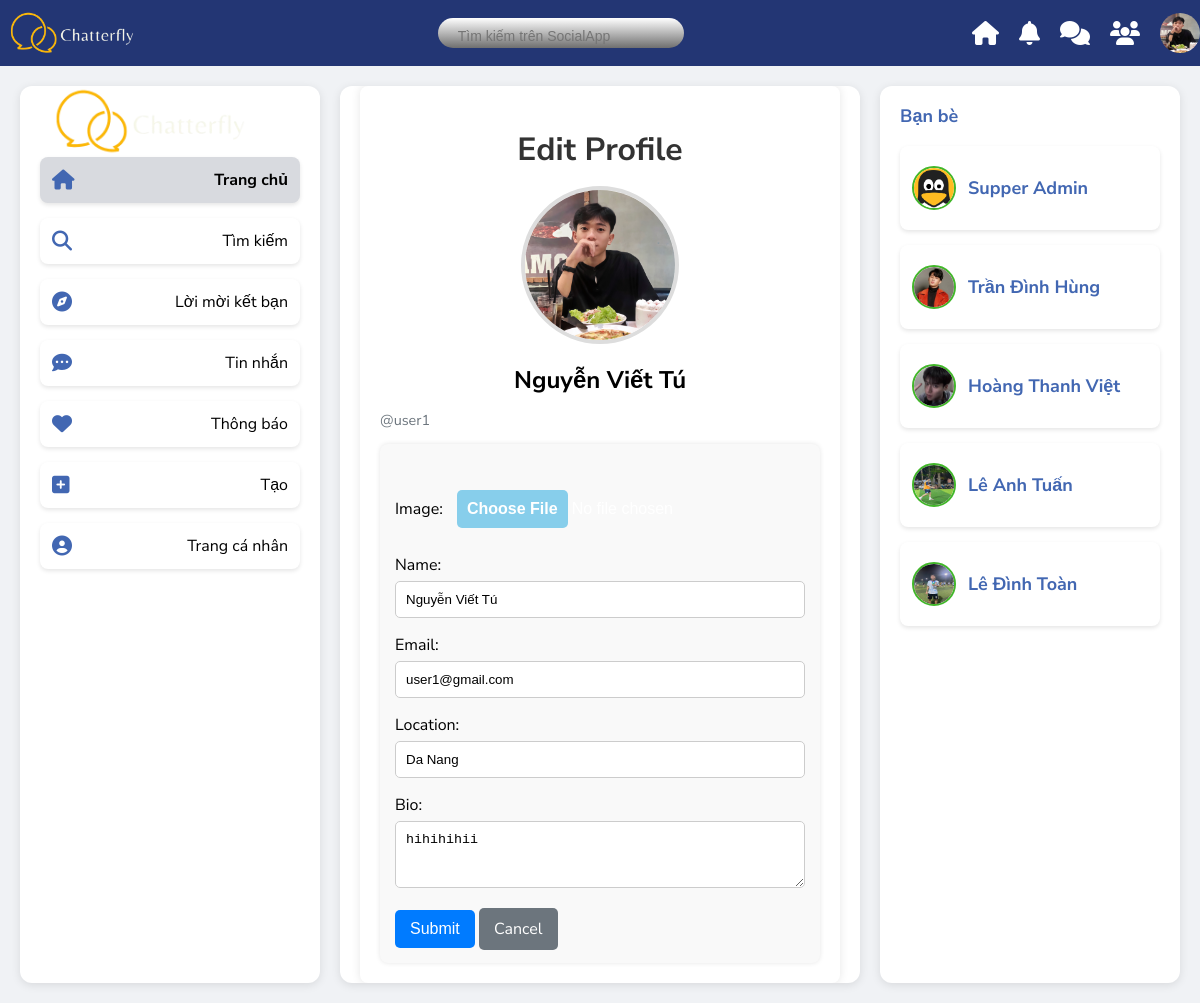
/profile/edit (signed in), run on the app's committed database.
### a_users/models.py (models this page shows, shortened)
class Profile(models.Model):
    user = models.OneToOneField(User, on_delete=models.CASCADE)
    image = models.ImageField(upload_to='avatars/', default='avt.jpg', null=True, blank=True)
    realname = models.CharField(max_length=20, null=True, blank=True)
    email = models.EmailField(unique=True, null=True)
    location = models.CharField(max_length=20, null=True, blank=True)
    bio = models.TextField(null=True, blank=True)
    created = models.DateTimeField(auto_now_add=True)
    @property
    def avatar(self):
        try:
            avatar = self.image.url
        except:
            avatar = static('images/avt.jpg')
        return avatar
    @property
    def name(self):
        if self.realname:
            name = self.realname
        else:
            name = self.user.username
        return name

### a_users/views.py (the view)
# urls.py: path('profile/edit', profile_edit_page, name='profile-edit'),
@login_required(login_url='/accounts/login/')
def profile_edit_page(request):
    form = ProfileForm(instance=request.user.profile)
    if request.method == 'POST':
        form = ProfileForm(request.POST, request.FILES, instance=request.user.profile)
        if form.is_valid():
            form.save()
    template = 'a_users/edit_profile.html'
    return render(request, template, {'form':form})

### a_users/forms.py
class ProfileForm(ModelForm):
    class Meta:
        model = Profile
        exclude = ['user']
        labels = {
            'realname' : 'Name'
        }
        widgets = {
            'image': forms.FileInput(),
            'bio' : forms.Textarea(attrs={'rows':3})
        }

### a_users/context_processors.py (called while the page is built)
def friends_context(request):
    if request.user.is_authenticated:
        try:
            friend_list = FriendList.objects.get(user=request.user)
            friend_ids = friend_list.friends.values_list('id', flat=True)
            users = User.objects.all()
        except FriendList.DoesNotExist:
            friend_ids = []
            users = []
    else:
        friend_ids = []
        users = []
    return {
        'users': users,
        'friend_ids': friend_ids,
    }

### templates/a_users/edit_profile.html (shortened to what this page needs)
{% extends "includes/layouts/a.html" %}
{% block content %}
<div class="containe mt-4">
    <h1 class="mb-3 text-center">Edit Profile</h1>
    <div class="text-center">
        <img id="avatar" class="rounded-circle img-thumbnail mb-3" src="{{ user.profile.avatar }}" width="150" height="150" />
        <div>
            <h2 id="realname">{{ user.profile.name }}</h2>
            <p class="text-muted">@{{ user.username }}</p>
        </div>
    </div>
    <form method="POST" enctype="multipart/form-data" class="mt-4">
        <div class="mb-3">
            {{ form.as_p }}
        </div>
        <button type="submit" class="btn btn-primary">Submit</button>
        <a class="btn btn-secondary ms-2" href="{{ request.META.HTTP_REFERER }}">Cancel</a>
    </form>
</div>
{% endblock %}

### templates/includes/layouts/a.html (shortened to what this page needs)
{% extends "base.html" %}
{% block layout %}
{% load static %}
<div class="container">
    <div class="sidebar left-sidebar">
        <div class="logo"><img src="{% static 'images/ChatLogo.png' %}" alt=""></div>
        <ul>
            <li class="menu-item active" data-page="home" onclick="window.location.href='{% url 'home' %}'"><i
                    class="fas fa-home"></i> Trang chủ</li>
            <li class="menu-item" data-page="search" onclick="window.location.href='{% url 'user_list' %}'"><i
                    class="fas fa-search"></i> Tìm kiếm</li>
            <li class="menu-item" data-page="explore" onclick="window.location.href='{% url 'pending_requests' %}'"><i
                    class="fas fa-compass"></i> Lời mời kết bạn</li>
            <li class="menu-item" data-page="messages" onclick="window.location.href='{% url 'listroom_private' %}'"><i
                    class="fas fa-comment-dots"></i> Tin nhắn</li>
            <li class="menu-item" data-page="notifications"><i class="fas fa-heart"></i> Thông báo</li>
            <li class="menu-item" data-page="create" onclick="window.location.href='{% url 'post-create' %}'"><i
                    class="fas fa-plus-square"></i> Tạo</li>
            <li class="menu-item" data-page="profile" onclick="window.location.href='{% url 'profile' %}'"><i
                    class="fas fa-user-circle"></i> Trang cá nhân</li>
        </ul>
    </div>
    <div class="main-content">
        <div id="content-area">
            {%block content%}
            {%endblock%}
        </div>
    </div>
    <div class="sidebar right-sidebar">
        <h3>Bạn bè</h3>
        <ul>
            {% for user in users %}
            {% if user.id in friend_ids %}
            <li onclick="window.location.href='{% url 'private_chat_room' user.username %}'">
                <div>
                    <img src="{{ user.profile.avatar }}" alt="{{ user.username }}">
                    <div>
                        <h3>{{ user.profile.name }}</h3>
                    </div>
                </div>
            </li>
            {% endif %}
            {% endfor %}
        </ul>
    </div>
</div>
{% endblock layout %}

### templates/includes/header.html (shortened to what this page needs)
    {% load static %}
    <div class="header">
        <div class="logo"><img src="{% static 'images/ChatLogo.png' %}" alt=""></div>
        <div class="search-bar">
            <div class="InputContainer">
                <input class="input" type="text" placeholder="Tìm kiếm trên SocialApp">
            </div>
        </div>
        <div class="right-section">
            <div class="nav-links">
                <a href="{% url 'home' %}"><i class="fas fa-home"></i></a>
                <a href=""><i class="fas fa-bell"></i></a>
                <a href="{% url 'listroom_private' %}"><i class="fas fa-comments"></i></a>
                <a href="{% url 'friend_list' %}"><i class="fas fa-users"></i></a>
            </div>
            {% if user.is_authenticated %}
            <div class="avatar">
                {% if user.profile.image %}
                    <img src="{{ user.profile.image.url }}" alt="Avatar">
                {% else %}
                    <img src="/static/avt.jpg" alt="Default Avatar">
                {% endif %}
            </div>
        {% else %}
            <div>
                <a href="{% url 'account_login' %}">Log In</a>
                <a href="{% url 'account_signup' %}">Sign Up</a>
            </div>
        {% endif %}
        </div>
    </div>

### templates/includes/header.html (style rules this page uses)
body { margin: 0; }
.header { background-color: #233674; color: white; padding: 10px 0px; display: flex; align-items: center; justify-content: space-between; width: 100%; }
.header .logo { display: flex; align-items: center; gap: 10px; }
.header .logo img { width: 150px; object-fit: contain; }
.header .search-bar { flex: 0.3; display: flex; align-items: center; }
.header .search-bar .InputContainer { width: 100%; height: 30px; display: flex; align-items: center; background: linear-gradient(to bottom, #ffffff, #6f6f6f); border-radius: 15px; padding: 0 10px; }
.header .search-bar .input { width: 100%; border: none; outline: none; background: none; color: white; padding-left: 10px; font-size: 14px; }
.header .right-section { display: flex; align-items: center; gap: 20px; position: relative; }
.header .nav-links { display: flex; gap: 20px; }
.header .nav-links a { color: white; text-decoration: none; font-size: 20px; display: flex; align-items: center; }
.header .nav-links a i { font-size: 24px; }
.header .avatar { width: 40px; height: 40px; border-radius: 50%; overflow: hidden; cursor: pointer; position: relative; }
.header .avatar img { width: 100%; height: 100%; object-fit: cover; }

### templates/includes/layouts/a.html (style rules this page uses)
body { margin: 0; font-family: 'Nunito Sans', sans-serif; background-color: #f0f2f5; height: 100vh; display: flex; flex-direction: column; }
.container { display: flex; margin-top: 20px; flex-grow: 1; padding: 0 20px 20px 20px; gap: 20px; scrollbar-width: thin; scrollbar-color: #b3b3b3 #f0f0f0; }
ul { list-style: none; padding: 0; margin: 0 auto; max-width: 800px; }
li { display: flex; align-items: center; justify-content: space-between; background: #ffffff; padding: 20px; border-radius: 12px; box-shadow: 0 2px 4px rgba(0, 0, 0, 0.1); margin-bottom: 15px; transition: transform 0.2s ease, box-shadow 0.2s ease; }
li div:first-child { display: flex; align-items: center; }
.sidebar { width: 260px; padding: 0px 20px; background-color: #fff; border-radius: 12px; box-shadow: 0 2px 10px rgba(0, 0, 0, 0.1); height: calc(100vh - 100px); overflow-y: auto; }
.left-sidebar .logo img { display: flex; text-align: center; justify-content: center; width: 230px; }
.left-sidebar ul, .right-sidebar ul { list-style: none; padding: 0; margin: 0; }
.left-sidebar ul li, .right-sidebar ul li { display: flex; align-items: center; padding: 12px; border-radius: 8px; transition: background 0.2s ease, transform 0.1s ease; cursor: pointer; }
.left-sidebar ul li.active { background-color: #d8dadf; font-weight: bold; }
.left-sidebar ul li i, .right-sidebar ul li i { font-size: 20px; margin-right: 14px; color: #4267B2; }
.left-sidebar ul li img, .right-sidebar ul li img { width: 38px; height: 38px; border-radius: 50%; margin-right: 14px; }
.main-content { flex-grow: 1; padding: 0px 20px; background-color: #fff; border-radius: 12px; box-shadow: 0 2px 10px rgba(0, 0, 0, 0.1); height: calc(100vh - 100px); overflow-y: auto; scrollbar-width: thin; scrollbar-color: #b3b3b3 #f0f0f0; }
.right-sidebar h3 { font-size: 18px; color: #4267B2; }
.right-sidebar ul li img { width: 40px; height: 40px; border-radius: 50%; margin-right: 12px; border: 2px solid #42b72a; }

### templates/a_users/edit_profile.html (style rules this page uses)
.containe { max-width: 600px; margin: auto; background: #fff; padding: 20px; border-radius: 8px; box-shadow: 0 0 10px rgba(0, 0, 0, 0.1); }
h1 { color: #333; text-align: center; }
#avatar { display: block; margin: 0 auto; border-radius: 50%; border: 4px solid #ddd; transition: transform 0.3s ease; object-fit: cover; }
h2 { font-size: 1.5rem; font-weight: bold; margin-bottom: 5px; text-align: center; }
.text-muted { font-size: 0.9rem; color: #6c757d; }
form { background: #f9f9f9; padding: 15px; border-radius: 8px; box-shadow: 0 0 5px rgba(0, 0, 0, 0.1); }
.mb-3 { margin-bottom: 15px; }
input[type="text"], input[type="email"], textarea, input[type="file"] { width: 100%; padding: 10px; margin-top: 5px; border: 1px solid #ccc; border-radius: 5px; box-sizing: border-box; }
input[type="file"] { width: auto; }
#id_image { font-size: 16px; color: white; border: none; padding: 10px; border-radius: 5px; cursor: pointer; }
.btn { padding: 10px 15px; font-size: 1rem; border-radius: 5px; text-decoration: none; }
.btn-primary { background-color: #007bff; border: none; color: white; }
.btn-secondary { background-color: #6c757d; border: none; color: white; }

### data on the page
Profile: realname "Nguyễn Viết Tú", email "user1@gmail.com", location "Da Nang", bio "hihihihii"

### other printed values
{{ user.profile.name }} "Nguyễn Viết Tú"
{{ user.username }} "user1"
{{ user.profile.name }} "Supper Admin"
{{ user.profile.name }} "Trần Đình Hùng"
{{ user.profile.name }} "Hoàng Thanh Việt"
{{ user.profile.name }} "Lê Anh Tuấn"
{{ user.profile.name }} "Lê Đình Toàn"
